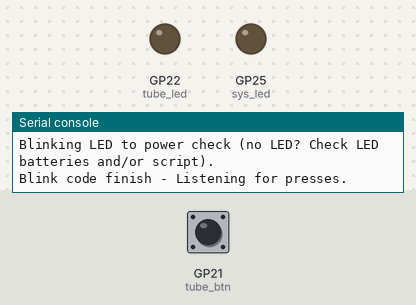
Bench run of a program on a simulated Raspberry Pi Pico running MicroPython. Parts: output pins drawn as LEDs (lit = HIGH), the last lines printed to the serial console. The inputs (shaded band) are chosen by the test bench; at power-on: GP21 (tube_btn) HIGH.

Above: at 3.7 s.
3.8 s: GP21 (tube_btn) pulled LOW for 0.15 s
At 4.7 s:
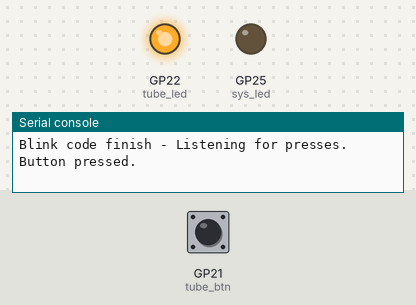
7.9 s: GP21 (tube_btn) pulled LOW for 3.2 s
At 10.7 s:
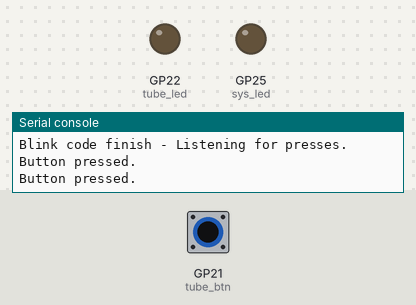
Timing chart, 0 to 12.2 s (numbered marks = the images above; inputs shaded):
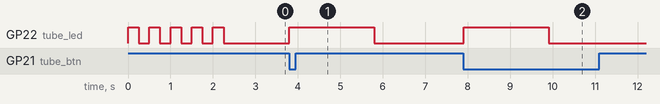

Measured:
- after the input at 3.8 s, GP22 (tube_led): LOW → HIGH at once, → LOW 2.0 s later
- after the input at 7.9 s, GP22 (tube_led): LOW → HIGH at once, → LOW 2.0 s later

The program:

main.py
```python
from machine import Pin
import time
from led import LED

tube_btn = Pin(21, Pin.IN, Pin.PULL_UP)
sys_led  = Pin(25, Pin.OUT)

print('Blinking LED to power check (no LED? Check LED batteries and/or script).')
LED.led_blink(5)

print('Blink code finish - Listening for presses.')
while True:
    first = tube_btn.value()
    time.sleep(0.01)
    second = tube_btn.value()
    if first and not second:
        print('Button pressed.')
        LED.led_display(2)
    elif not first and second:
        print('Button released.')
```

led.py
```python
from machine import Pin
from time import sleep

tube_led = Pin(22, Pin.OUT)

class LED():
    def led_display(length):
        global tube_led

        tube_led.value(1)
        sleep(length)
        tube_led.value(0)

    def led_blink(count):
        global tube_led

        for x in range(count):
            tube_led.value(1)
            sleep(0.25)
            tube_led.value(0)
            sleep(0.25)
```
